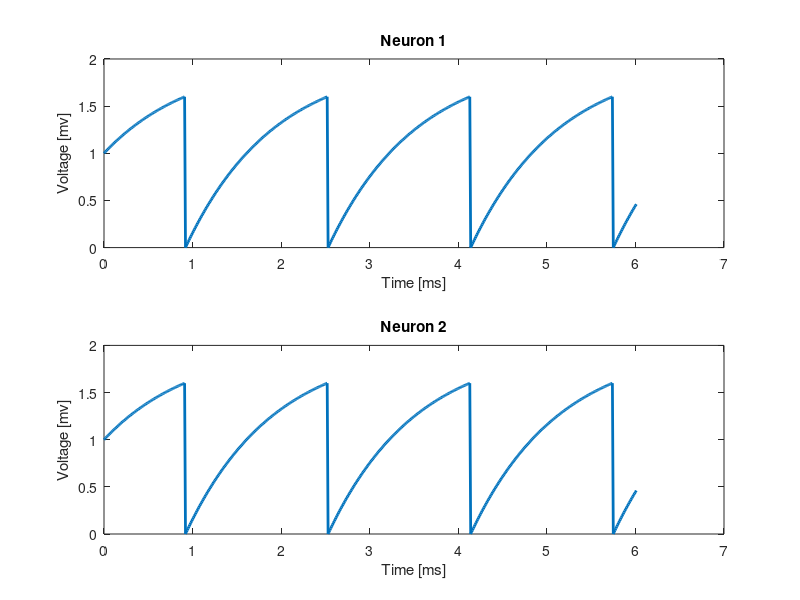

Write the MATLAB code that produced this figure.
% Model of the network consisting of two Leaky-integrate-and-fire neurons(LIF) 
% with noise and refractory current.

N = 2;                                          % number of neurons
T = 6;                                        % time of simulation
dt = 0.01;                                      % time step
tgrid = 0:dt:T+dt;                              % time grid
n = numel(tgrid);                               % number of time steps
t_rest = 0;                                     % initial refractory time
spikes = zeros(N,n);                            % stores data about spikes

% LIF parameters:
Vm = zeros(N,n);                                % potential over time
Cm = [5;5];                                  	% capacitance in [uF]
Rm = [5;5];                                     % resistance in [kOhm]
tau_m = Rm.*Cm;                                 % time constant (msec)
tau_ref = 4;                                    % refractory period
Vth = [1.6;1.6];                                    % spike threshold
I = [10*ones(1,n); 10*ones(1,n)];                % input current (A)
V_spike = 0.5;    
V_cut = [0;0];

Vm(:,1) = 1;

% TIME DYNAMICS LOOP

for i=1:n-1
  Vm(:,i+1) = Vm(:,i) + (-Vm(:,i)+I(:,i).*Rm./tau_m)*dt; 
  
  if(Vm(1,i+1)>Vth(1,1))
    Vm(1,i+1) = V_cut(1,1);  
    I(2, i+1) =  I(2, i+1) + Vth(1,1)/Rm(2);
  end
  if(Vm(2,i+1)>Vth(2,1))
    Vm(2,i+1) = V_cut(2,1);
    I(1, i+1) =  I(1, i+1) + Vth(2,1)/Rm(2);
  end
end
subplot(2,1,1)
h1 = plot(tgrid,Vm(1,:));
set(h1,"linewidth", 2); 
xlabel('Time [ms]'); ylabel('Voltage [mv]');
title('Neuron 1');
subplot(2,1,2)
h2 = plot(tgrid,Vm(2,:));
set(h2,"linewidth", 2);
xlabel('Time [ms]'); ylabel('Voltage [mv]');
title('Neuron 2');